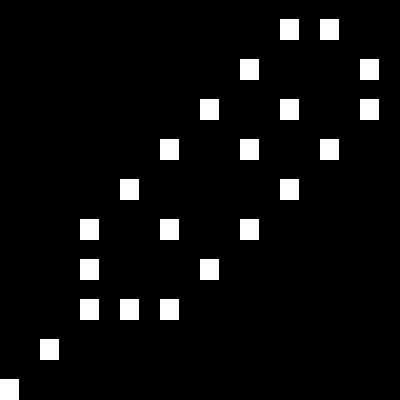

Tiled map render using the project's own tile images. Description and the map definition, with tile-layer contents summarised, below:
An orthogonal 10x10 tile map with 40x40 px tiles, 1 tile layer (Layer 1).

<map version="1.0" orientation="orthogonal" width="10" height="10" tilewidth="40" tileheight="40">
 <tileset firstgid="1" name="texture" tilewidth="40" tileheight="40" spacing="4" margin="4">
  <image source="texture.png" />
 </tileset>
 <layer name="Layer 1" width="10" height="10">
  <data>[100 cells, 22 non-empty, 1 distinct tile ids]</data>
 </layer>
</map>
